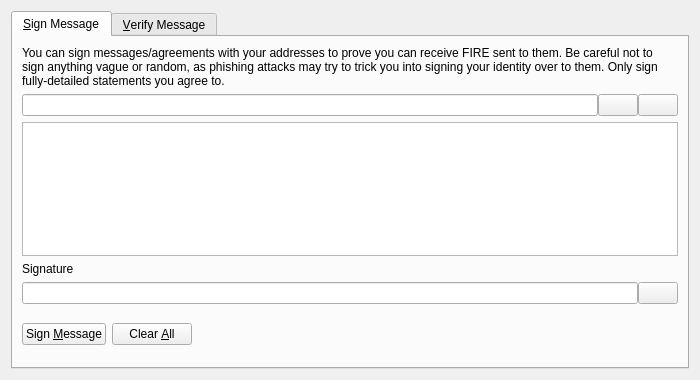
<?xml version="1.0" encoding="UTF-8"?>
<ui version="4.0">
 <class>SignVerifyMessageDialog</class>
 <widget class="QDialog" name="SignVerifyMessageDialog">
  <property name="geometry">
   <rect>
    <x>0</x>
    <y>0</y>
    <width>700</width>
    <height>380</height>
   </rect>
  </property>
  <property name="windowTitle">
   <string>Signatures - Sign / Verify a Message</string>
  </property>
  <property name="modal">
   <bool>true</bool>
  </property>
  <layout class="QVBoxLayout" name="verticalLayout">
   <item>
    <widget class="QTabWidget" name="tabWidget">
     <property name="currentIndex">
      <number>0</number>
     </property>
     <widget class="QWidget" name="tabSignMessage">
      <attribute name="title">
       <string>&amp;Sign Message</string>
      </attribute>
      <layout class="QVBoxLayout" name="verticalLayout_SM">
       <item>
        <widget class="QLabel" name="infoLabel_SM">
         <property name="text">
          <string>You can sign messages/agreements with your addresses to prove you can receive FIRE sent to them. Be careful not to sign anything vague or random, as phishing attacks may try to trick you into signing your identity over to them. Only sign fully-detailed statements you agree to.</string>
         </property>
         <property name="textFormat">
          <enum>Qt::PlainText</enum>
         </property>
         <property name="wordWrap">
          <bool>true</bool>
         </property>
        </widget>
       </item>
       <item>
        <layout class="QHBoxLayout" name="horizontalLayout_1_SM">
         <property name="spacing">
          <number>0</number>
         </property>
         <item>
          <widget class="QValidatedLineEdit" name="addressIn_SM">
           <property name="toolTip">
            <string>The FIRE address to sign the message with</string>
           </property>
          </widget>
         </item>
         <item>
          <widget class="QPushButton" name="addressBookButton_SM">
           <property name="toolTip">
            <string>Choose previously used address</string>
           </property>
           <property name="text">
            <string/>
           </property>
           <property name="shortcut">
            <string>Alt+A</string>
           </property>
           <property name="autoDefault">
            <bool>false</bool>
           </property>
          </widget>
         </item>
         <item>
          <widget class="QPushButton" name="pasteButton_SM">
           <property name="toolTip">
            <string>Paste address from clipboard</string>
           </property>
           <property name="text">
            <string/>
           </property>
           <property name="shortcut">
            <string>Alt+P</string>
           </property>
           <property name="autoDefault">
            <bool>false</bool>
           </property>
          </widget>
         </item>
        </layout>
       </item>
       <item>
        <widget class="QPlainTextEdit" name="messageIn_SM">
         <property name="toolTip">
          <string>Enter the message you want to sign here</string>
         </property>
        </widget>
       </item>
       <item>
        <widget class="QLabel" name="signatureLabel_SM">
         <property name="text">
          <string>Signature</string>
         </property>
         <property name="textFormat">
          <enum>Qt::PlainText</enum>
         </property>
        </widget>
       </item>
       <item>
        <layout class="QHBoxLayout" name="horizontalLayout_2_SM">
         <property name="spacing">
          <number>0</number>
         </property>
         <item>
          <widget class="QLineEdit" name="signatureOut_SM">
           <property name="font">
            <font>
             <italic>true</italic>
            </font>
           </property>
           <property name="readOnly">
            <bool>true</bool>
           </property>
          </widget>
         </item>
         <item>
          <widget class="QPushButton" name="copySignatureButton_SM">
           <property name="toolTip">
            <string>Copy the current signature to the system clipboard</string>
           </property>
           <property name="text">
            <string/>
           </property>
           <property name="autoDefault">
            <bool>false</bool>
           </property>
          </widget>
         </item>
        </layout>
       </item>
       <item>
        <layout class="QHBoxLayout" name="horizontalLayout_3_SM">
         <item>
          <widget class="QPushButton" name="signMessageButton_SM">
           <property name="toolTip">
            <string>Sign the message to prove you own this FIRE address</string>
           </property>
           <property name="text">
            <string>Sign &amp;Message</string>
           </property>
           <property name="autoDefault">
            <bool>false</bool>
           </property>
          </widget>
         </item>
         <item>
          <widget class="QPushButton" name="clearButton_SM">
           <property name="toolTip">
            <string>Reset all sign message fields</string>
           </property>
           <property name="text">
            <string>Clear &amp;All</string>
           </property>
           <property name="autoDefault">
            <bool>false</bool>
           </property>
          </widget>
         </item>
         <item>
          <spacer name="horizontalSpacer_1_SM">
           <property name="orientation">
            <enum>Qt::Horizontal</enum>
           </property>
           <property name="sizeHint" stdset="0">
            <size>
             <width>40</width>
             <height>48</height>
            </size>
           </property>
          </spacer>
         </item>
         <item>
          <widget class="QLabel" name="statusLabel_SM">
           <property name="font">
            <font>
             <weight>75</weight>
             <bold>true</bold>
            </font>
           </property>
           <property name="text">
            <string/>
           </property>
           <property name="wordWrap">
            <bool>true</bool>
           </property>
          </widget>
         </item>
         <item>
          <spacer name="horizontalSpacer_2_SM">
           <property name="orientation">
            <enum>Qt::Horizontal</enum>
           </property>
           <property name="sizeHint" stdset="0">
            <size>
             <width>40</width>
             <height>48</height>
            </size>
           </property>
          </spacer>
         </item>
        </layout>
       </item>
      </layout>
     </widget>
     <widget class="QWidget" name="tabVerifyMessage">
      <attribute name="title">
       <string>&amp;Verify Message</string>
      </attribute>
      <layout class="QVBoxLayout" name="verticalLayout_VM">
       <item>
        <widget class="QLabel" name="infoLabel_VM">
         <property name="text">
          <string>Enter the receiver's address, message (ensure you copy line breaks, spaces, tabs, etc. exactly) and signature below to verify the message. Be careful not to read more into the signature than what is in the signed message itself, to avoid being tricked by a man-in-the-middle attack. Note that this only proves the signing party receives with the address, it cannot prove sendership of any transaction!</string>
         </property>
         <property name="textFormat">
          <enum>Qt::PlainText</enum>
         </property>
         <property name="alignment">
          <set>Qt::AlignLeading|Qt::AlignLeft|Qt::AlignTop</set>
         </property>
         <property name="wordWrap">
          <bool>true</bool>
         </property>
        </widget>
       </item>
       <item>
        <layout class="QHBoxLayout" name="horizontalLayout_1_VM">
         <property name="spacing">
          <number>0</number>
         </property>
         <item>
          <widget class="QValidatedLineEdit" name="addressIn_VM">
           <property name="toolTip">
            <string>The FIRE address the message was signed with</string>
           </property>
          </widget>
         </item>
         <item>
          <widget class="QPushButton" name="addressBookButton_VM">
           <property name="toolTip">
            <string>Choose previously used address</string>
           </property>
           <property name="text">
            <string/>
           </property>
           <property name="shortcut">
            <string>Alt+A</string>
           </property>
           <property name="autoDefault">
            <bool>false</bool>
           </property>
          </widget>
         </item>
        </layout>
       </item>
       <item>
        <widget class="QPlainTextEdit" name="messageIn_VM"/>
       </item>
       <item>
        <widget class="QValidatedLineEdit" name="signatureIn_VM"/>
       </item>
       <item>
        <layout class="QHBoxLayout" name="horizontalLayout_2_VM">
         <item>
          <widget class="QPushButton" name="verifyMessageButton_VM">
           <property name="toolTip">
            <string>Verify the message to ensure it was signed with the specified FIRE address</string>
           </property>
           <property name="text">
            <string>Verify &amp;Message</string>
           </property>
           <property name="autoDefault">
            <bool>false</bool>
           </property>
          </widget>
         </item>
         <item>
          <widget class="QPushButton" name="clearButton_VM">
           <property name="toolTip">
            <string>Reset all verify message fields</string>
           </property>
           <property name="text">
            <string>Clear &amp;All</string>
           </property>
           <property name="autoDefault">
            <bool>false</bool>
           </property>
          </widget>
         </item>
         <item>
          <spacer name="horizontalSpacer_1_VM">
           <property name="orientation">
            <enum>Qt::Horizontal</enum>
           </property>
           <property name="sizeHint" stdset="0">
            <size>
             <width>40</width>
             <height>48</height>
            </size>
           </property>
          </spacer>
         </item>
         <item>
          <widget class="QLabel" name="statusLabel_VM">
           <property name="font">
            <font>
             <weight>75</weight>
             <bold>true</bold>
            </font>
           </property>
           <property name="text">
            <string/>
           </property>
           <property name="wordWrap">
            <bool>true</bool>
           </property>
          </widget>
         </item>
         <item>
          <spacer name="horizontalSpacer_2_VM">
           <property name="orientation">
            <enum>Qt::Horizontal</enum>
           </property>
           <property name="sizeHint" stdset="0">
            <size>
             <width>40</width>
             <height>48</height>
            </size>
           </property>
          </spacer>
         </item>
        </layout>
       </item>
      </layout>
     </widget>
    </widget>
   </item>
  </layout>
 </widget>
 <customwidgets>
  <customwidget>
   <class>QValidatedLineEdit</class>
   <extends>QLineEdit</extends>
   <header>qvalidatedlineedit.h</header>
  </customwidget>
 </customwidgets>
 <resources>
  <include location="../firelynxcoin.qrc"/>
 </resources>
 <connections/>
</ui>
